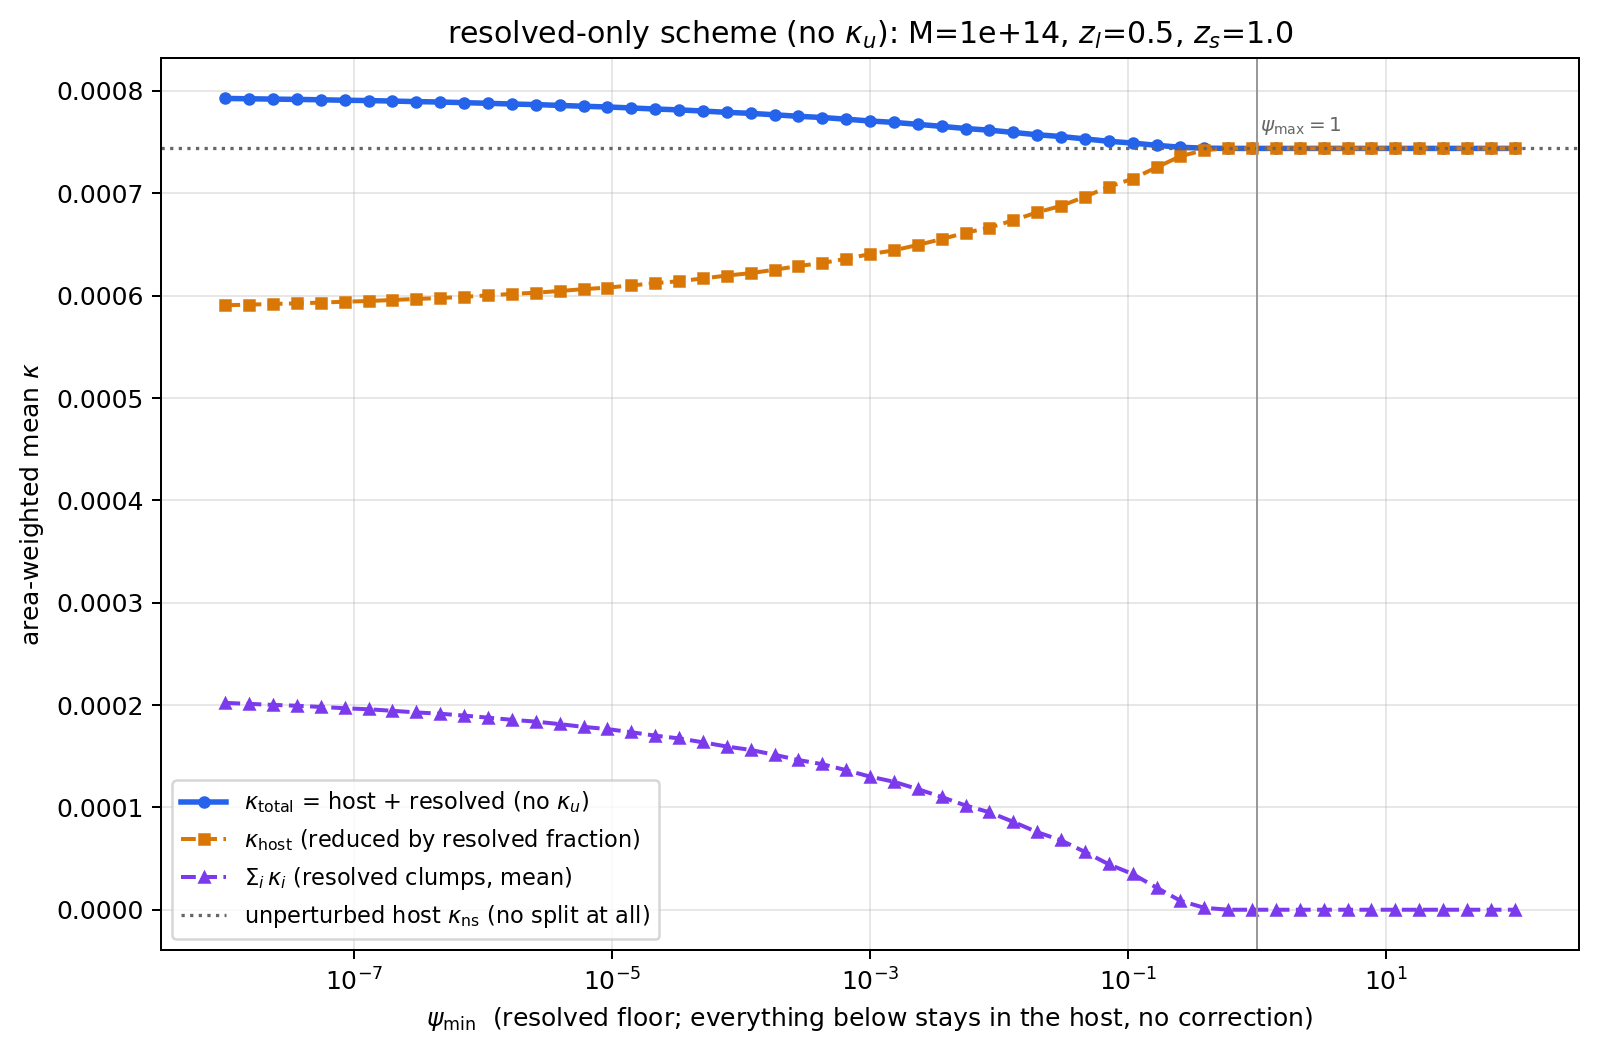

Source code (Python):
"""
kappa_total vs psi_min for the "resolved only, no kappa_u" scheme (chat 2026-07-23):
here psi_min IS the resolved floor itself (no separate coarse/deep split) -- everything
with psi >= psi_min is drawn as an explicit clump and contributes to Sum_i kappa_i; the
host is reduced by exactly that resolved bound fraction; nothing analytic fills in
psi < psi_min (no kappa_u, no M_u). Swept over psi_min = 1e-5 .. 1e2 (>1 means nothing
is resolved at all, since psi_max = 1).

kappa_host(psi_min)     = host reduced by f_res(psi_min) = F(psi_min, psi_max)
kappa_resolved(psi_min) = mean Sum_i kappa_NFW(m_i), all clumps psi in [psi_min, psi_max]
kappa_total             = kappa_host + kappa_resolved   (the two ingredients, summed)
kappa_ns                = unperturbed host at full M (no split at all) -- reference only

Same validated Campbell-moment machinery as wsub_partition_proof.py / plot_ktotal_vs_psimin.py
(checked against the C++ to <~1.6%, docs/subhalo/subhalo_combining.md).

Run:
  /Users/baltabay/miniforge3/envs/test/bin/python playground/analytic/plot_ktotal_resolved_only.py
"""
from __future__ import annotations

import json
from pathlib import Path
import sys

import matplotlib
matplotlib.use("Agg")
import matplotlib.pyplot as plt
import numpy as np

ROOT = Path("/Users/baltabay/Desktop/gw-wl-emulator")
sys.path.insert(0, str(ROOT))

from scripts.subhalo_gate.subhalo_factor_proxy_check import (  # noqa: E402
    ALPHA, BETA, OMEGA, PSI_MAX, nfw_params, n_tau, gamma_norm, sigma_crit, fg_kappa,
)
from playground.dgate.subhalo_factor_dgate_area_scan import host_rmax  # noqa: E402
from playground.analytic.subhalo_factor_analytic_deficit import (  # noqa: E402
    distance_kernel, projected_profile,
)


def area_weighted_mean(y_grid, rmax_host, values):
    q_y = 2.0 * y_grid / rmax_host**2
    wt_y = y_grid * np.gradient(np.log(y_grid))
    ay = q_y * wt_y
    return float(np.sum(ay * values) / np.sum(ay))


def run(host_mass, z_lens, z_source, kappa_thr_host, psi_mins,
        n_mass=200, n_y=160, n_d=240, n_theta=256):
    rs_host, rhos_host, c_host, r200_host = nfw_params(host_mass, z_lens)
    rmax_host = host_rmax(host_mass, z_lens, z_source, kappa_thr_host)
    nt, _ = n_tau(host_mass, z_lens)
    fs = 0.3563 / nt**0.6 - 0.075
    gamma = gamma_norm(fs)
    sigmac = sigma_crit(z_source, z_lens)
    kappa0_host = rs_host * rhos_host / sigmac

    # deep enough for the smallest psi_min tested; ALPHA=-0.82 mass integral converges anyway
    psi_deep = min(psi_mins) * 1e-2
    lpsi = np.linspace(np.log(psi_deep), np.log(PSI_MAX), n_mass)
    psi = np.exp(lpsi)
    mass = psi * host_mass
    dN_dlnpsi = gamma * psi**ALPHA * np.exp(-BETA * psi**OMEGA)

    d_grid = np.logspace(-3, np.log10(rmax_host + r200_host), n_d)
    k1 = np.empty((n_mass, n_d))
    for i, m in enumerate(mass):
        rs_i, rhos_i, _, _ = nfw_params(float(m), z_lens)
        kappa0 = rs_i * rhos_i / sigmac
        k1[i] = 2.0 * kappa0 * fg_kappa(np.maximum(d_grid / rs_i, 1.0e-12))

    sigma_interp, _ = projected_profile(c_host, r200_host)
    y_grid = np.logspace(-1, np.log10(rmax_host), n_y)
    f_dy = distance_kernel(y_grid, d_grid, sigma_interp, n_theta)
    wt_d = np.gradient(np.log(d_grid))
    fd = f_dy * (d_grid * wt_d)[None, :]
    kappa_ns = 2.0 * kappa0_host * fg_kappa(np.maximum(y_grid / rs_host, 1.0e-12))
    J1 = np.einsum("yd,md->my", fd, k1, optimize=True)

    def mu_of(weight_my):
        return np.trapezoid(dN_dlnpsi[:, None] * J1 * weight_my, lpsi, axis=0)

    def frac_of(weight_my):
        return np.trapezoid((dN_dlnpsi * psi)[:, None] * weight_my, lpsi, axis=0)

    def host_kappa_reduced(frac_res):
        out = np.empty_like(y_grid)
        for fr in np.unique(np.round(frac_res, 6)):
            sel = np.round(frac_res, 6) == fr
            m_eff = max((1.0 - min(fr, 0.95)) * host_mass, 1.0)
            rs_e, rhos_e, _, _ = nfw_params(m_eff, z_lens)
            k0 = rs_e * rhos_e / sigmac
            out[sel] = 2.0 * k0 * fg_kappa(np.maximum(y_grid[sel] / rs_e, 1.0e-12))
        return out

    ones = np.ones((n_mass, n_y))
    k_ns_mean = area_weighted_mean(y_grid, rmax_host, kappa_ns)

    rows = []
    for psi_min in psi_mins:
        if psi_min >= PSI_MAX:
            # nothing resolved: host stays at full mass, no clumps at all
            k_host_y = kappa_ns.copy()
            mu_y = np.zeros_like(y_grid)
        else:
            above = psi >= psi_min
            w = ones * above[:, None]
            mu_y = mu_of(w)
            frac_y = frac_of(w)
            k_host_y = host_kappa_reduced(frac_y)
        total_y = k_host_y + mu_y
        rows.append({
            "psi_min": float(psi_min),
            "kappa_host": area_weighted_mean(y_grid, rmax_host, k_host_y),
            "kappa_resolved": area_weighted_mean(y_grid, rmax_host, mu_y),
            "kappa_total": area_weighted_mean(y_grid, rmax_host, total_y),
        })

    return {"k_ns_mean": k_ns_mean, "host_mass": host_mass, "z_lens": z_lens, "z_source": z_source}, rows


def main() -> None:
    host_mass, z_lens, z_source = 1.0e14, 0.5, 1.0
    kappa_thr_host = 1.276e-4
    psi_mins = np.logspace(-8, 2, 55)

    meta, rows = run(host_mass, z_lens, z_source, kappa_thr_host, psi_mins)

    psi_min_arr = np.array([r["psi_min"] for r in rows])
    k_host = np.array([r["kappa_host"] for r in rows])
    k_res = np.array([r["kappa_resolved"] for r in rows])
    k_total = np.array([r["kappa_total"] for r in rows])
    k_ns = meta["k_ns_mean"]

    out_stem = ROOT / "playground" / "analytic" / "plot_ktotal_resolved_only"
    out_stem.with_suffix(".json").write_text(json.dumps({"meta": meta, "rows": rows}, indent=2))

    fig, ax = plt.subplots(1, 1, figsize=(9.0, 6.0))
    ax.plot(psi_min_arr, k_total, "o-", color="#2563eb", ms=4, lw=2.2,
            label=r"$\kappa_{\rm total}$ = host + resolved (no $\kappa_u$)")
    ax.plot(psi_min_arr, k_host, "s--", color="#d97706", ms=4, lw=1.6,
            label=r"$\kappa_{\rm host}$ (reduced by resolved fraction)")
    ax.plot(psi_min_arr, k_res, "^--", color="#7c3aed", ms=4, lw=1.6,
            label=r"$\Sigma_i\,\kappa_i$ (resolved clumps, mean)")
    ax.axhline(k_ns, color="0.4", ls=":", lw=1.3, label=r"unperturbed host $\kappa_{\rm ns}$ (no split at all)")
    ax.axvline(1.0, color="0.6", ls="-", lw=0.8)
    ax.text(1.05, ax.get_ylim()[1]*0.02 + k_ns, r"$\psi_{\max}=1$", fontsize=8, color="0.4")

    ax.set_xscale("log")
    ax.set_xlabel(r"$\psi_{\rm min}$  (resolved floor; everything below stays in the host, no correction)")
    ax.set_ylabel(r"area-weighted mean $\kappa$")
    ax.set_title(f"resolved-only scheme (no $\\kappa_u$): M={host_mass:.0e}, "
                 f"$z_l$={z_lens}, $z_s$={z_source}")
    ax.grid(alpha=0.3, which="both")
    ax.legend(fontsize=9, loc="lower left")
    fig.tight_layout()
    fig.savefig(str(out_stem) + ".png", dpi=180, facecolor="white", bbox_inches="tight")
    print(f"saved {out_stem}.png / .json")
    for r in rows[::4]:
        print(f"psi_min={r['psi_min']:.2e}  host={r['kappa_host']:.4e}  "
              f"resolved={r['kappa_resolved']:.4e}  total={r['kappa_total']:.4e}")
    print(f"k_ns (unperturbed) = {k_ns:.4e}")


if __name__ == "__main__":
    main()
